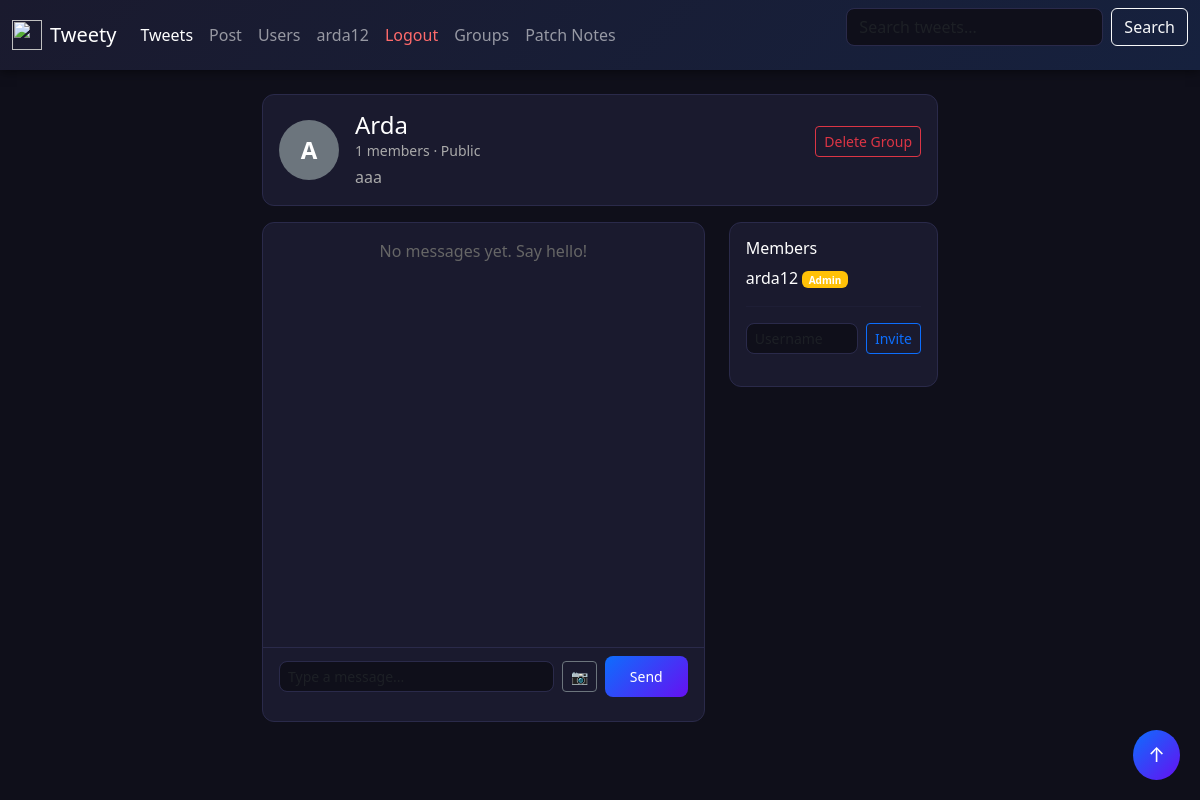
The app's page /tweetapp/groups/2/ (signed in) with its own data.
### tweetapp/models.py (models this page shows, shortened)
class Group(models.Model):
    name = models.CharField(max_length=50)
    description = models.TextField(blank=True)
    image = models.ImageField(upload_to='group_images/', blank=True, null=True)
    creator = models.ForeignKey(User, on_delete=models.CASCADE, related_name='created_groups')
    is_private = models.BooleanField(default=False)
    created_at = models.DateTimeField(auto_now_add=True)

class GroupMembership(models.Model):
    ROLE_CHOICES = [('admin', 'Admin'), ('member', 'Member')]
    group = models.ForeignKey(Group, on_delete=models.CASCADE, related_name='memberships')
    user = models.ForeignKey(User, on_delete=models.CASCADE, related_name='group_memberships')
    role = models.CharField(max_length=10, choices=ROLE_CHOICES, default='member')
    joined_at = models.DateTimeField(auto_now_add=True)
    class Meta:
        unique_together = ('group', 'user')

### tweetapp/views.py (the view)
# urls.py: path('groups/<int:pk>/', views.group_detail, name='group_detail'),
@login_required(login_url='/login/')
def group_detail(request, pk):
    group = models.Group.objects.get(pk=pk)
    is_member = group.memberships.filter(user=request.user).exists()
    if not is_member:
        return render(request, 'tweetapp/group_locked.html', {'group': group})
    membership = group.memberships.get(user=request.user)
    members = group.memberships.select_related('user').all()
    messages_list = group.messages.select_related('user').all()
    return render(request, 'tweetapp/group_detail.html', {
        'group': group,
        'membership': membership,
        'members': members,
        'messages_list': messages_list,
    })

### tweetapp/templates/tweetapp/group_detail.html (shortened to what this page needs)
{% extends "base.html" %}
{% block content %}
<div class="container" style="max-width: 700px; margin-top: 20px;">
    <div class="card mb-3">
        <div class="card-body">
            <div class="d-flex align-items-center justify-content-between">
                <div class="d-flex align-items-center">
                    {% if group.image %}
                        <img src="{{ group.image.url }}" class="rounded-circle flex-shrink-0" style="width:60px; height:60px; object-fit:cover;">
                    {% else %}
                        <div class="rounded-circle bg-secondary d-flex align-items-center justify-content-center flex-shrink-0" style="width:60px; height:60px; font-size:24px; font-weight:bold;">
                            {{ group.name|first|upper }}
                        </div>
                    {% endif %}
                    <div class="ms-3">
                        <h4 class="mb-0">{{ group.name }}</h4>
                        <small style="color: #aaa;">{{ members.count }} members {% if group.is_private %}· Private{% else %}· Public{% endif %}</small>
                        {% if group.description %}
                        <p class="mb-0 mt-1" style="color: #aaa;">{{ group.description }}</p>
                        {% endif %}
                    </div>
                </div>
                <div class="d-flex gap-2">
                    {% if membership.role == 'admin' %}
                        <form action="{% url 'tweetapp:group_delete' pk=group.pk %}" method="POST">
                            <button class="btn btn-outline-danger btn-sm" onclick="return confirm('Delete group?')">Delete Group</button>
                        </form>
                    {% else %}
                        <form action="{% url 'tweetapp:group_leave' pk=group.pk %}" method="POST">
                            {% csrf_token %}
                            <button class="btn btn-outline-warning btn-sm">Leave</button>
                        </form>
                    {% endif %}
                </div>
            </div>
        </div>
    </div>
    <div class="row">
        <div class="col-md-8">
            <div class="card" style="height: 500px; display: flex; flex-direction: column;">
                <div class="card-body" style="overflow-y: auto; flex: 1;" id="chatBox">
                    {% for msg in messages_list %}
                    <div class="mb-2">
                        <a href="{% url 'tweetapp:profile' username=msg.user.username %}" style="color: #10f28c; text-decoration: none; font-weight: bold;">
                            @{{ msg.user.username }}
                        </a>
                        {% if msg.message %}<span>{{ msg.message }}</span>{% endif %}
                        {% if msg.image %}
                        <br><img src="{{ msg.image.url }}" style="max-width: 300px; max-height: 200px; border-radius: 8px; margin-top: 4px; cursor: pointer;" onclick="window.open('{{ msg.image.url }}')">
                        {% endif %}
                        <br><small style="color: #666;">{{ msg.created_at|date:"d M Y, H:i" }}</small>
                    </div>
                    {% empty %}
                    <p class="text-center" style="color: #666;">No messages yet. Say hello!</p>
                    {% endfor %}
                </div>
                <div class="card-footer" style="border-top: 1px solid #2a2a4a;">
                    <form action="{% url 'tweetapp:group_send_message' pk=group.pk %}" method="POST" enctype="multipart/form-data">
                        <div class="d-flex gap-2 align-items-center">
                            <input type="text" name="message" class="form-control form-control-sm" placeholder="Type a message..." maxlength="500">
                            <label class="btn btn-outline-secondary btn-sm mb-0" style="cursor: pointer;">
                                📷
                            </label>
                            <button type="submit" class="btn btn-primary btn-sm">Send</button>
                        </div>
                    </form>
                </div>
            </div>
        </div>
        <div class="col-md-4">
            <div class="card">
                <div class="card-body">
                    <h6>Members</h6>
                    {% for m in members %}
                    <div class="d-flex justify-content-between align-items-center mb-2">
                        <div>
                            <a href="{% url 'tweetapp:profile' username=m.user.username %}" style="color: inherit; text-decoration: none;">
                                {{ m.user.username }}
                            </a>
                            {% if m.role == 'admin' %}
                            <span class="badge bg-warning" style="font-size: 10px;">Admin</span>
                            {% endif %}
                        </div>
                    </div>
                    {% endfor %}
                    {% if membership.role == 'admin' %}
                    <hr style="border-color: #2a2a4a;">
                    <form action="{% url 'tweetapp:group_invite' pk=group.pk %}" method="POST">
                        <div class="d-flex gap-2">
                            <input type="text" name="username" class="form-control form-control-sm" placeholder="Username" required>
                            <button type="submit" class="btn btn-outline-primary btn-sm">Invite</button>
                        </div>
                    </form>
                    {% endif %}
                </div>
            </div>
        </div>
    </div>
</div>
{% endblock %}

### templates/base.html (shortened to what this page needs)
{% load static %}
<html lang="en">
<head>
    <link href="https://cdn.jsdelivr.net/npm/bootstrap@5.3.8/dist/css/bootstrap.min.css" rel="stylesheet">
    <link rel="stylesheet" href="{% static 'tweetapp/customform.css' %}">
</head>
<body class="settingspage">
    <nav class="navbar navbar-expand-md navbar-dark bg-dark mb-4">
        <div class="container-fluid">
            <a class="navbar-brand d-flex align-items-center" href="{% url 'tweetapp:listtweet' %}">
            <img src="https://cdn-icons-png.flaticon.com/512/725/725372.png" width="30" height="30" class="me-2"> Tweety </a>
            <div class="collapse navbar-collapse" id="navbarCollapse">
                <ul class="navbar-nav me-auto mb-2 mb-md-0">
                    <li class="nav-item">
                        <a class="nav-link active" aria-current="page" href="{% url 'tweetapp:listtweet' %}">Tweets</a>
                    </li>
                    <li class="nav-item">
                        <a class="nav-link" href="{% url 'tweetapp:addtweetbyform' %}">Post</a>
                    </li>
                    <li class="nav-item">
                        <a class="nav-link" href="{% url 'tweetapp:userlist' %}">Users</a>
                    </li>
                    {% if user.is_authenticated %}
                    <li class="nav-item">
                        <a class="nav-link" href="{% url 'tweetapp:profile' username=user.username %}">{{ user.username }}</a>
                    </li>
                    <li class="nav-item">
                        <form action="{% url 'logout' %}?next=/tweetapp" method="POST" class="d-inline">
                        <button type="submit" class="nav-link" style="background: none; border: none; color: #ff6b6b; cursor: pointer; font-size: inherit; line-height: inherit; padding: 8px;">Logout</button>
                        </form>
                    </li>
                    {% endif %}
                    <li class="nav-item">
                        <a class="nav-link" href="{% url 'tweetapp:group_list' %}">Groups</a>
                    </li>
                    <li class="nav-item">
                        <a class="nav-link" href="{% url 'tweetapp:patchnotes' %}">Patch Notes</a>
                    </li>
                </ul>
                <form class="d-flex" action="{% url 'tweetapp:searchtweet' %}" method="GET">
                    <input class="form-control me-2" type="search" name="q" placeholder="Search tweets...">
                    <button class="btn btn-outline-light" type="submit">Search</button>
                </form>
            </div>
        </div>
    </nav>
    <a href="#top" class="scroll-top">↑</a>
    {% block content %}
    {% endblock %}
</body>
</html>

### tweetapp/static/tweetapp/customform.css (style rules this page uses)
html { scroll-behavior: smooth; }
body { background-color: #0f0f1a; color: #e0e0e0; }
.navbar { background: linear-gradient(135deg, #1a1a2e, #16213e) !important; box-shadow: 0 2px 10px rgba(0,0,0,0.5); }
.card { background-color: #1a1a2e; color: white; border: 1px solid #2a2a4a; border-radius: 12px; transition: transform 0.2s, box-shadow 0.2s; }
.form-control { background-color: #0f0f1a; color: white; border: 1px solid #2a2a4a; border-radius: 8px; }
label, .form-label { color: #aaa; margin-bottom: 5px; }
.btn-primary { background: linear-gradient(135deg, #0d6efd, #6610f2); border: none; border-radius: 8px; padding: 10px 25px; transition: opacity 0.2s; }
.scroll-top { position: fixed; bottom: 20px; right: 20px; background: linear-gradient(135deg, #0d6efd, #6610f2); color: white; padding: 10px 15px; border-radius: 50%; text-decoration: none; font-size: 20px; z-index: 9999; transition: opacity 0.2s; }
input, textarea, select { background-color: #0f0f1a !important; color: white !important; border: 1px solid #2a2a4a !important; border-radius: 8px; }
.navbar-nav { align-items: center; }
.navbar-nav .nav-link, .navbar-nav form button { padding-top: 8px; padding-bottom: 8px; }
.card input[type="text"], .card input[type="password"] { width: 100% !important; display: block; }

### records on screen
Group: name|first "A", name "Arda", description "aaa"
GroupMembership: user.username "arda12", role "Admin"

### other values on screen
{{ user.username }} "arda12"
{{ members.count }} "1"
